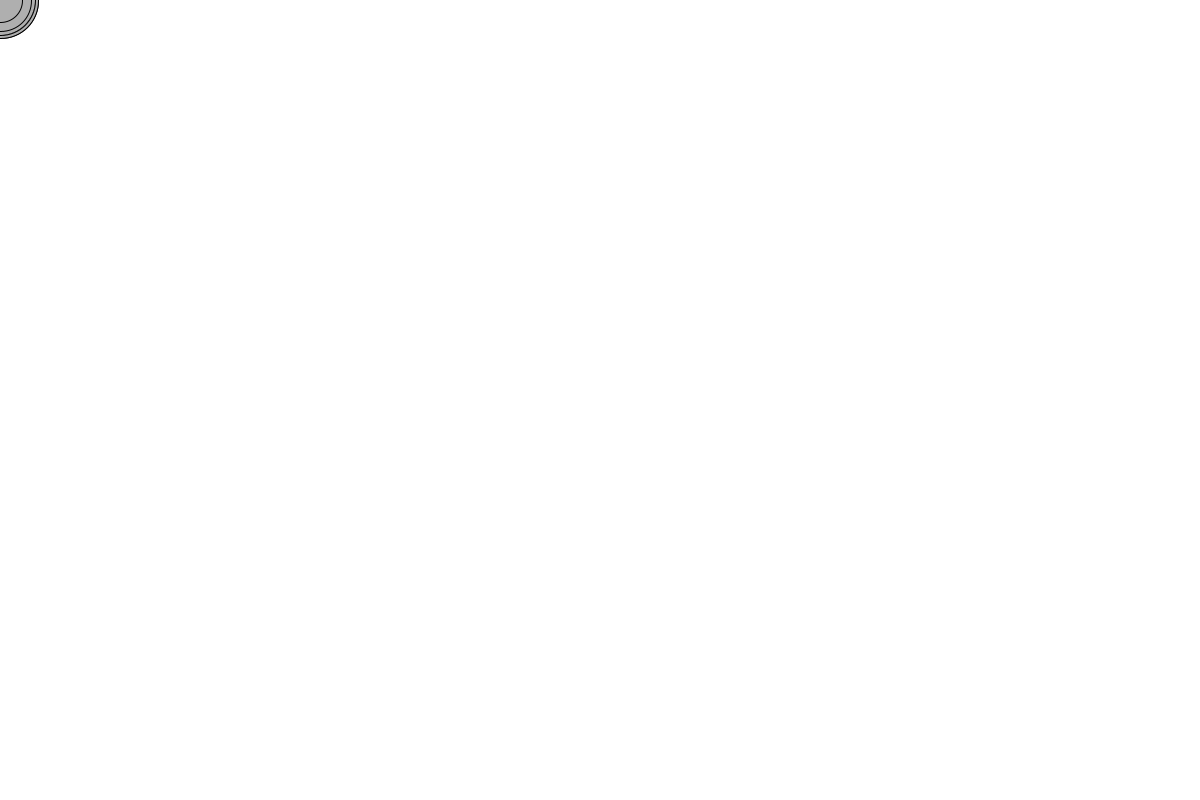
Frame 1 (no input)
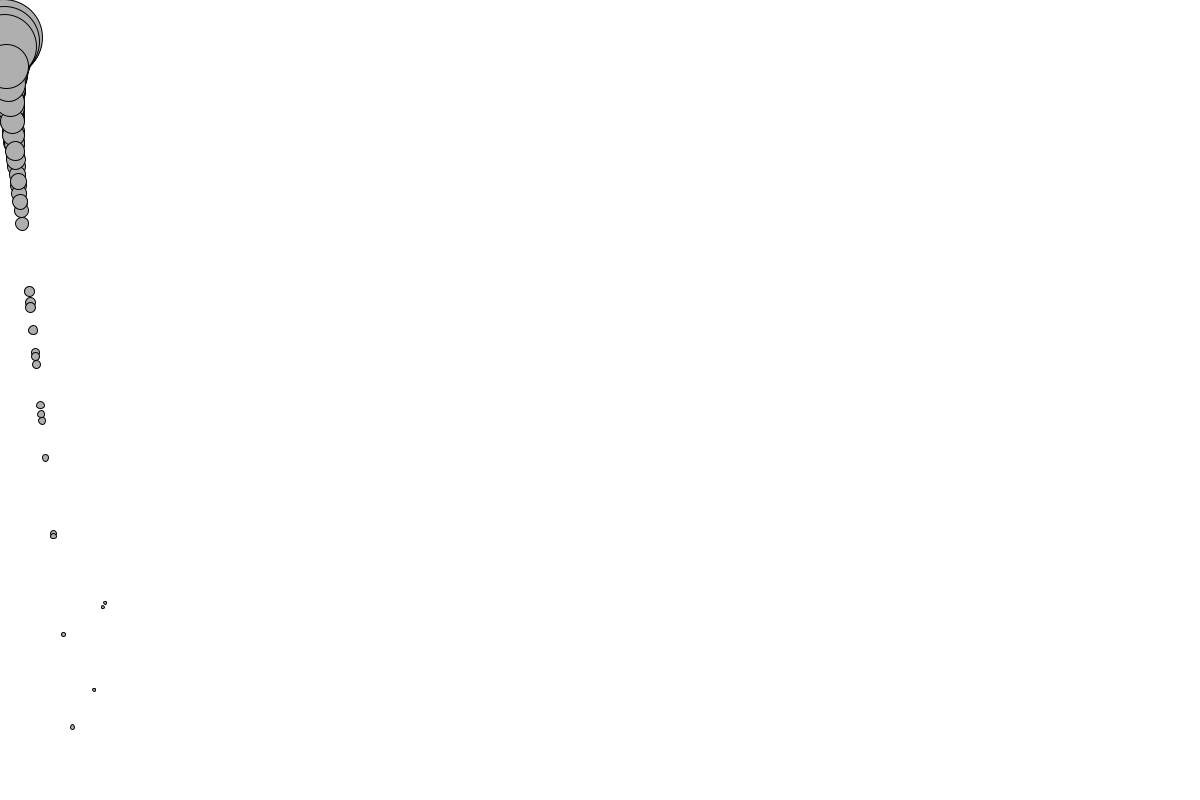
Frame 60 (the mouse pressed at the canvas centre just before this capture)
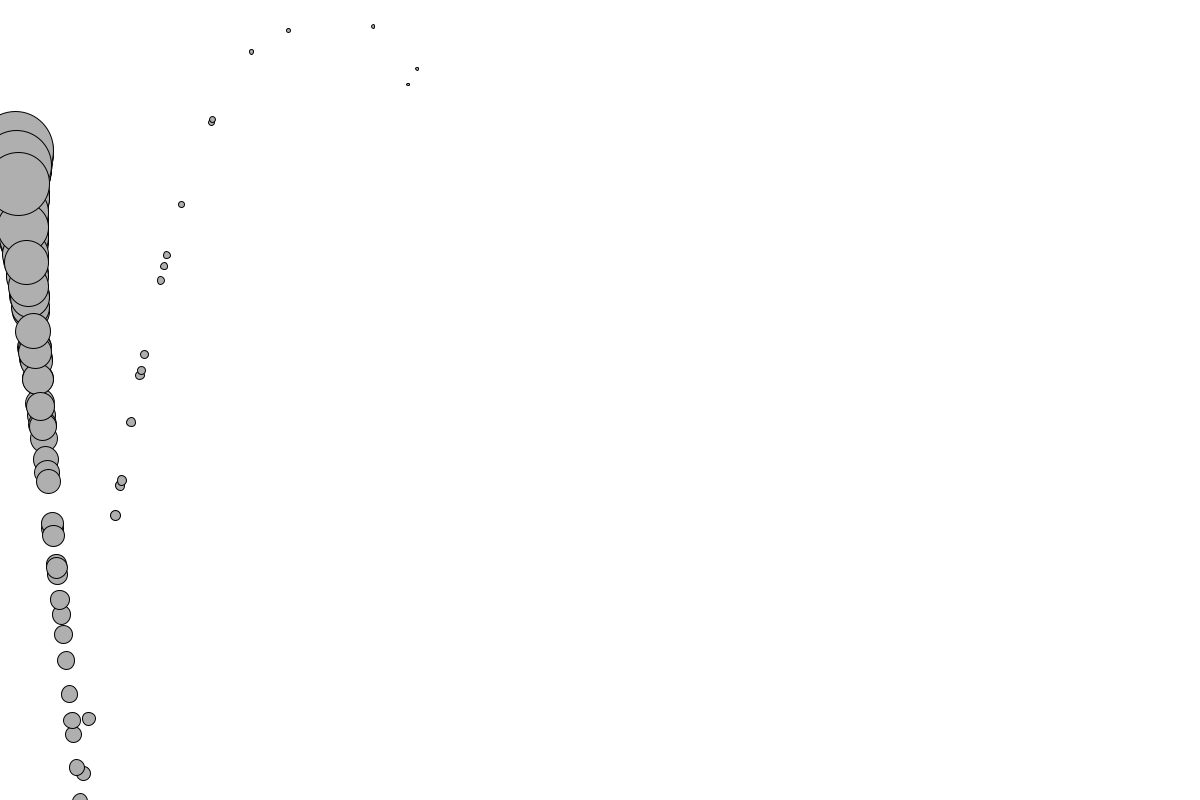
Frame 120 (the mouse held since frame 60 and released just before this capture)

The Processing sketch that drew these frames (run headless with seeded random() and noise(); from frame 60 on, the mouse is pressed at the canvas centre):

// Processing sketch: bounced-circles-with-mass
// ── bounced-circles-with-mass.pde
class Mover {
    PVector location;
    PVector velocity;
    PVector acceleration;
    float mass;

    Mover(float m, float x, float y) {
        mass = m;
        location = new PVector(x, y);
        velocity = new PVector(0, 0);
        acceleration = new PVector(0, 0);
    }

    void applyForce(PVector force) {
        PVector f = PVector.div(force, mass);
        acceleration.add(f);
    }

    void update() {
        velocity.add(acceleration);
        location.add(velocity);
        acceleration.mult(0);
    }

    void display() {
        stroke(0);
        fill(175);
        ellipse(location.x,location.y,mass*16,mass*16);
    }

    void checkEdges() {
        if (location.x > width) {
            location.x = width;
            velocity.x *= -1;
        } else if (location.x < 0) {
            velocity.x *= -1;
            location.x = 0;
        }
        if (location.y > height) {
            velocity.y *= -1;
            location.y = height;
        }
    }
}

Mover[] movers = new Mover[100];

void setup() {
    size(1200, 800);
    for (int i = 0; i < movers.length; i++) {
        movers[i] = new Mover(random(0.1, 5), 0, 0);
    }
}

void draw() {
    background(255);
 
    PVector wind = new PVector(0.01, 0);
    PVector gravity = new PVector(0, 0.1);
 
    for (int i = 0; i < movers.length; i++) {
        movers[i].applyForce(wind);
        movers[i].applyForce(gravity);
        movers[i].update();
        movers[i].display();
        movers[i].checkEdges();
    }
}
